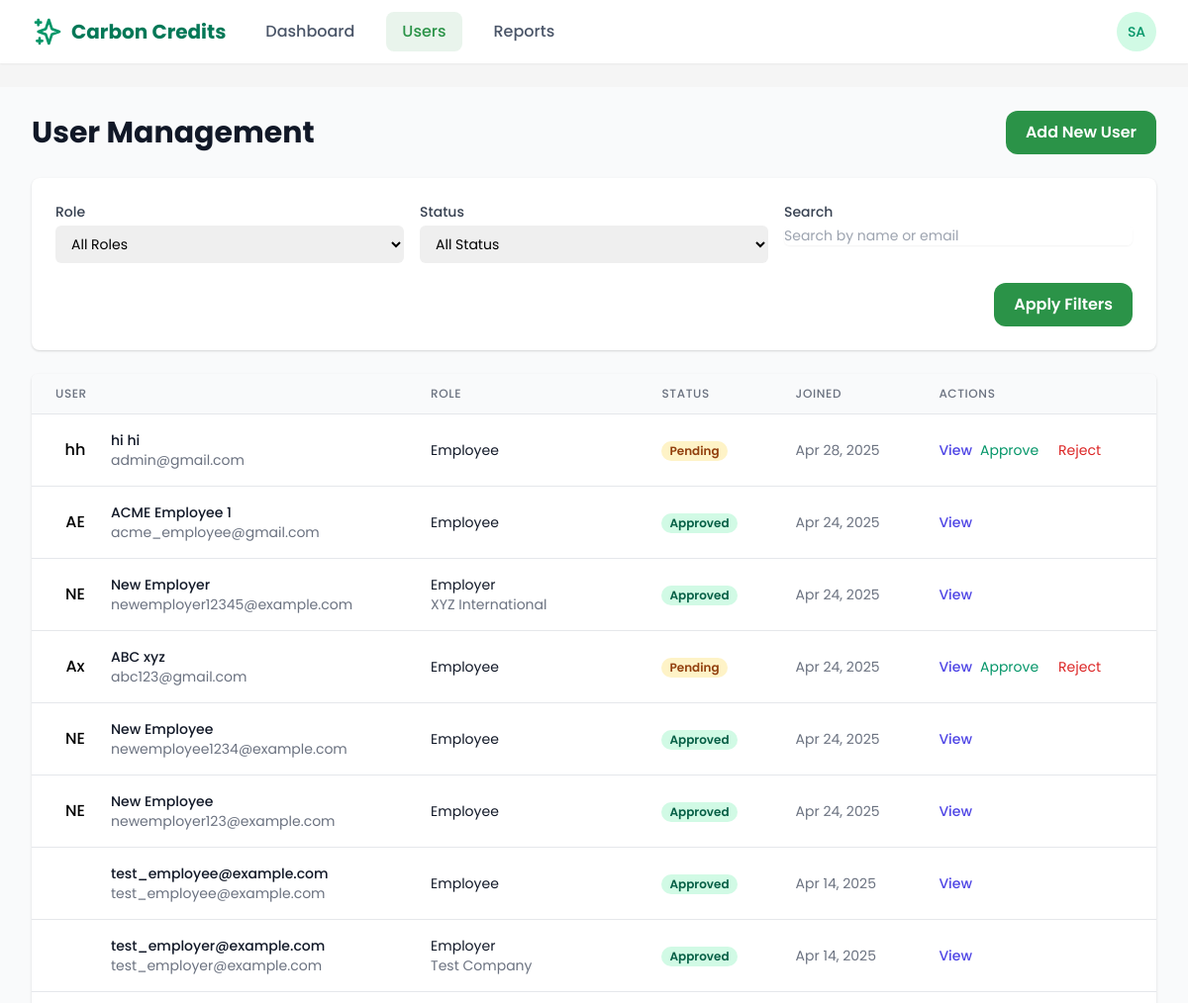
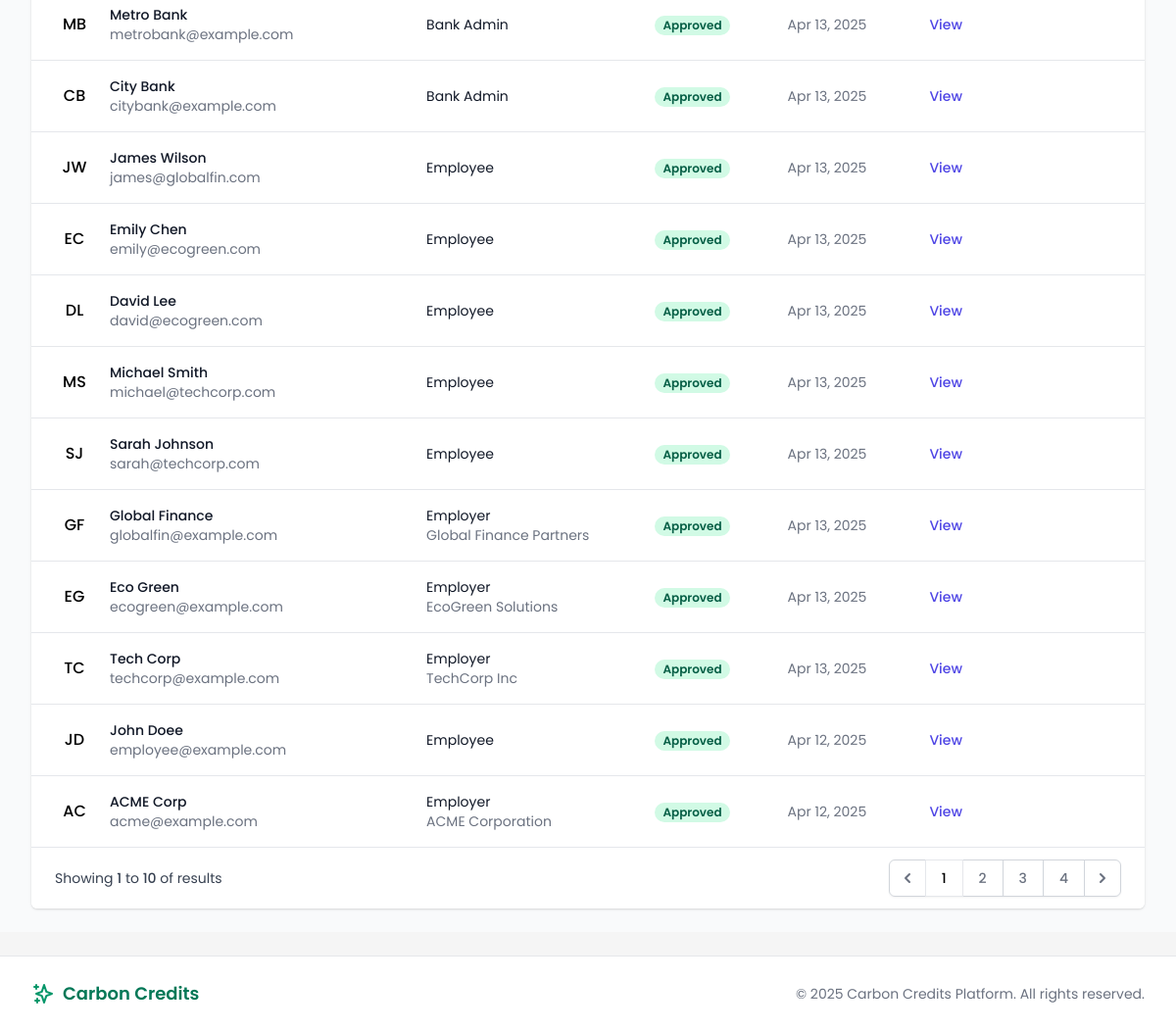
/systemadmin/users/ (signed in), run on an earlier commit of the app's database (2 pictures, top to bottom).
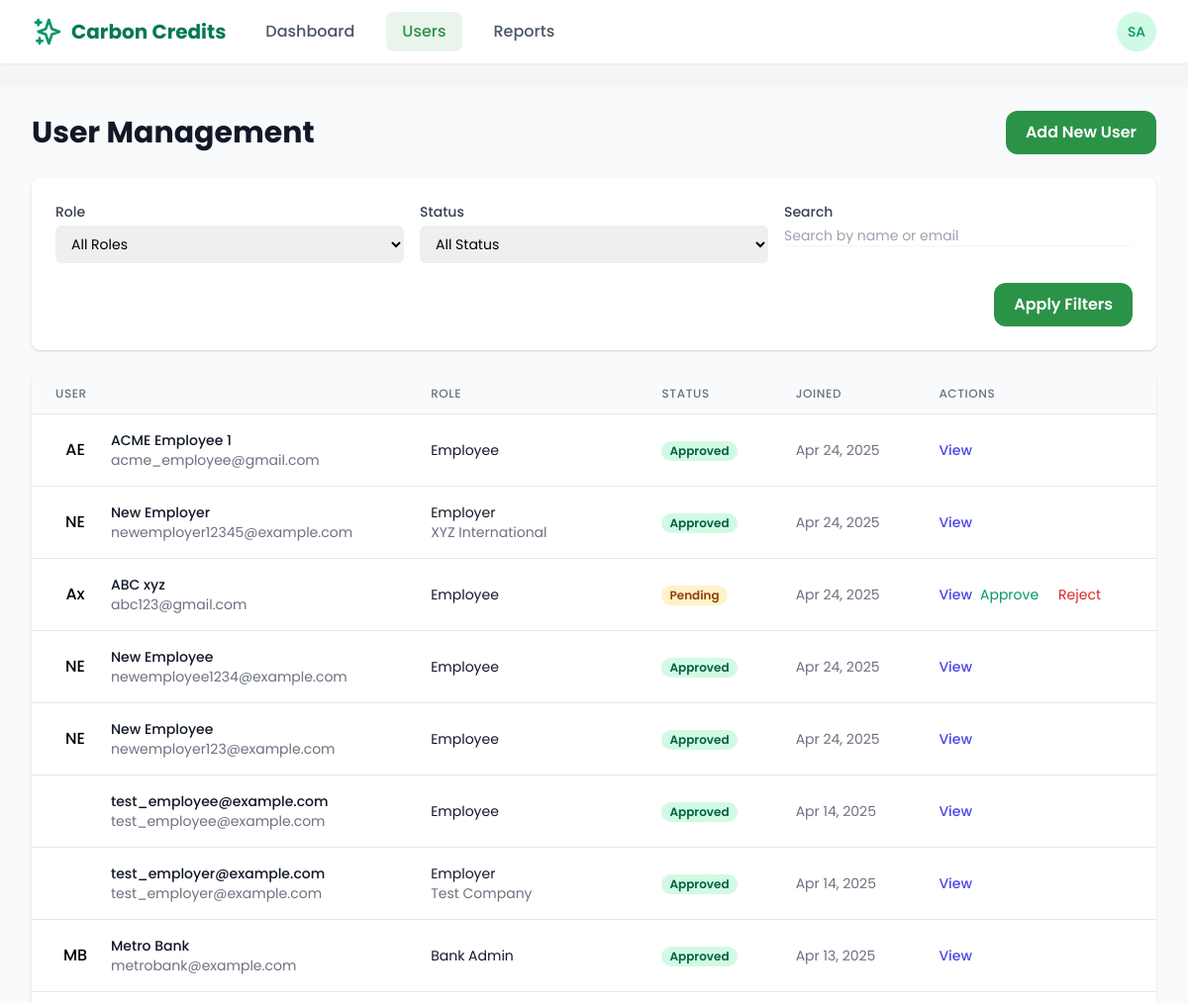
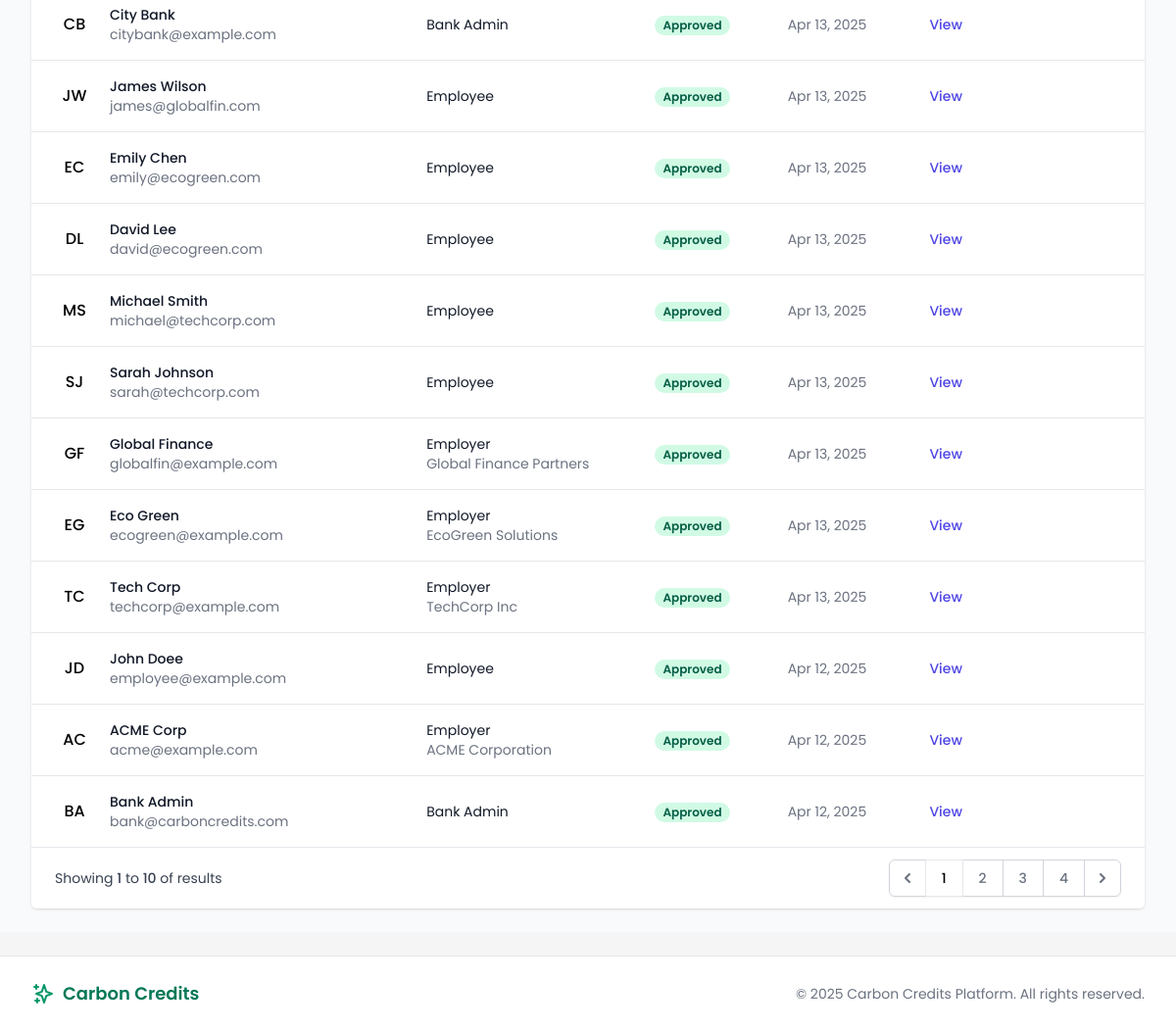
And on a later commit of the database (2 pictures, top to bottom).
### users/models.py (models this page shows, shortened)
class CustomUser(AbstractUser):
    is_employee = models.BooleanField(default=False)
    is_employer = models.BooleanField(default=False)
    is_bank_admin = models.BooleanField(default=False)
    is_super_admin = models.BooleanField(default=False)
    email = models.EmailField(_('email address'), unique=True)
    date_joined = models.DateTimeField(default=timezone.now)
    approved = models.BooleanField(default=False)
    USERNAME_FIELD = 'email'
    REQUIRED_FIELDS = ['username', 'first_name', 'last_name']
    class Meta:
        verbose_name = _('user')
        verbose_name_plural = _('users')

class EmployerProfile(models.Model):
    user = models.OneToOneField(
        CustomUser,
        on_delete=models.CASCADE,
        related_name='employer_profile'
    )
    company_name = models.CharField(max_length=100)
    registration_number = models.CharField(max_length=50, unique=True)
    industry = models.CharField(max_length=100)
    approved = models.BooleanField(default=False)
    created_at = models.DateTimeField(default=timezone.now)
    initial_credits_allocated = models.BooleanField(default=False)
    wallet_balance = models.DecimalField(max_digits=10, decimal_places=2, default=0)

### core/views/admin_views.py (the view, shortened to what this page needs)
# urls.py: path('users/', admin_views.users_list, name='admin_users'),
@login_required
@user_passes_test(is_super_admin)
def users_list(request):
    role_filter = request.GET.get('role', '')
    status_filter = request.GET.get('status', '')
    search_query = request.GET.get('search', '')
    sort_by = request.GET.get('sort', 'date_joined')
    sort_dir = request.GET.get('dir', 'desc')
    users_queryset = CustomUser.objects.all()
    if status_filter:
        if status_filter == 'approved':
            users_queryset = users_queryset.filter(approved=True)
        elif status_filter == 'pending':
            users_queryset = users_queryset.filter(approved=False)
    if sort_by == 'name':
        order_field = 'first_name' if sort_dir == 'asc' else '-first_name'
    elif sort_by == 'email':
        order_field = 'email' if sort_dir == 'asc' else '-email'
    elif sort_by == 'role':
        order_field = '-date_joined'
    else:  # default to date_joined
        order_field = 'date_joined' if sort_dir == 'asc' else '-date_joined'
    users_queryset = users_queryset.order_by(order_field)
    users_queryset = users_queryset.prefetch_related(
        'employer_profile',
        'employee_profile',
        'employee_profile__employer'
    )
    page_number = request.GET.get('page', 1)
    paginator = Paginator(users_queryset, 20)  # 20 users per page
    users = paginator.get_page(page_number)
    context = {
        'users': users,
        'role_filter': role_filter,
        'status_filter': status_filter,
        'search_query': search_query,
        'sort_by': sort_by,
        'sort_dir': sort_dir,
        'page_obj': users,
        'total_users': users_queryset.count(),
    }
    return render(request, 'admin/users.html', context)

### core/views/admin_views.py (called while the page is built)
def is_super_admin(user):
    return user.is_authenticated and user.is_super_admin

### templates/admin/users.html (shortened to what the changed rows need)
{% extends 'base.html' %}
{% load static %}
{% block content %}
<div class="bg-gray-50 min-h-screen">
  <div class="max-w-7xl mx-auto py-6 px-4 sm:px-6 lg:px-8">
    <div class="flex justify-between items-center mb-6">
      <h1 class="text-3xl font-bold text-gray-900">User Management</h1>
    </div>
    <div class="bg-white shadow overflow-hidden sm:rounded-md">
      <table class="min-w-full divide-y divide-gray-200">
        <thead class="bg-gray-50">
          <tr>
            <th scope="col" class="px-6 py-3 text-left text-xs font-medium text-gray-500 uppercase tracking-wider">User</th>
            <th scope="col" class="px-6 py-3 text-left text-xs font-medium text-gray-500 uppercase tracking-wider">Role</th>
            <th scope="col" class="px-6 py-3 text-left text-xs font-medium text-gray-500 uppercase tracking-wider">Status</th>
            <th scope="col" class="px-6 py-3 text-left text-xs font-medium text-gray-500 uppercase tracking-wider">Joined</th>
            <th scope="col" class="px-6 py-3 text-left text-xs font-medium text-gray-500 uppercase tracking-wider">Actions</th>
          </tr>
        </thead>
        <tbody id="users-table-body" class="bg-white divide-y divide-gray-200">
          {% for user in users %}
          <tr id="user-{{ user.id }}">
            <td class="px-6 py-4 whitespace-nowrap">
              <div class="flex items-center">
                <div class="flex-shrink-0 h-10 w-10 bg-primary-100 rounded-full flex items-center justify-center text-primary-600 font-medium">
                  {{ user.first_name|slice:":1" }}{{ user.last_name|slice:":1" }}
                </div>
                <div class="ml-4">
                  <div class="text-sm font-medium text-gray-900">
                    {% if user.first_name or user.last_name %}
                      {{ user.first_name }} {{ user.last_name }}
                    {% else %}
                      {{ user.email }}
                    {% endif %}
                  </div>
                  <div class="text-sm text-gray-500">{{ user.email }}</div>
                </div>
              </div>
            </td>
            <td class="px-6 py-4 whitespace-nowrap">
              <div class="text-sm text-gray-900">
                {% if user.is_super_admin %}Super Admin
                {% elif user.is_bank_admin %}Bank Admin
                {% elif user.is_employer %}Employer
                {% elif user.is_employee %}Employee
                {% else %}Unknown{% endif %}
              </div>
              {% if user.is_employer and user.employer_profile %}
              <div class="text-sm text-gray-500">{{ user.employer_profile.company_name }}</div>
              {% endif %}
            </td>
            <td class="px-6 py-4 whitespace-nowrap">
              <span class="px-2 inline-flex text-xs leading-5 font-semibold rounded-full
                {% if user.approved %}bg-green-100 text-green-800{% else %}bg-yellow-100 text-yellow-800{% endif %}">
                {% if user.approved %}Approved{% else %}Pending{% endif %}
              </span>
            </td>
            <td class="px-6 py-4 whitespace-nowrap text-sm text-gray-500">
              {{ user.date_joined|date:"M d, Y" }}
            </td>
            <td class="px-6 py-4 whitespace-nowrap text-sm font-medium">
              <div class="flex space-x-2">
                <a href="{% url 'admin_user_detail' user.id %}" class="text-indigo-600 hover:text-indigo-900">View</a>
                {% if not user.approved %}
                <form method="post" action="{% url 'admin_approve_user' user.id %}" class="inline">
                  <button type="submit" class="text-green-600 hover:text-green-900 mr-3">Approve</button>
                </form>
                <form method="post" action="{% url 'admin_reject_user' user.id %}" class="inline">
                  <button type="submit" class="text-red-600 hover:text-red-900 mr-3">Reject</button>
                </form>
                {% endif %}
              </div>
            </td>
          </tr>
          {% empty %}
          <tr>
            <td colspan="5" class="px-6 py-4 whitespace-nowrap text-sm text-gray-500 text-center">
              No users found.
            </td>
          </tr>
          {% endfor %}
        </tbody>
      </table>
    </div>
  </div>
</div>
{% endblock %}

What changed in the data, as far as the page shows it:
removed CustomUser: first_name "h", last_name "h", first_name "hi", last_name "hi", email "admin@gmail.com", is_super_admin "Employee", approved "Pending", date_joined "Apr 28, 2025"
now on this page (row unchanged): CustomUser: first_name "B", last_name "A", first_name "Bank", last_name "Admin", email "bank@carboncredits.com", is_super_admin "Bank Admin", approved "Approved", date_joined "Apr 12, 2025"
